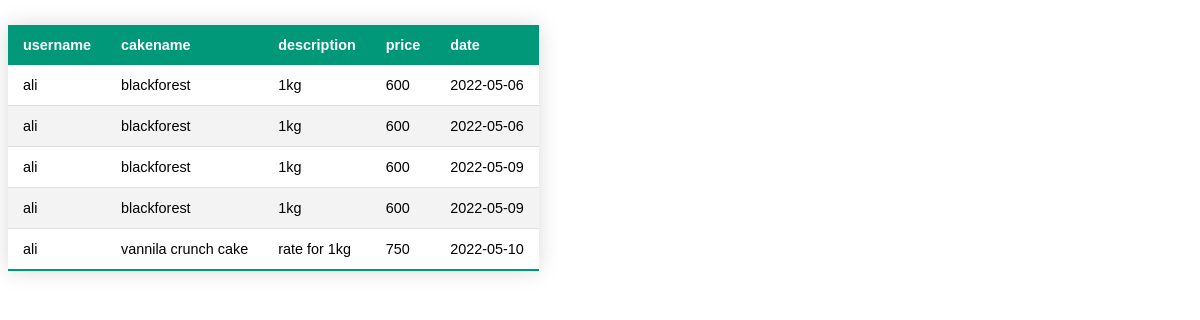
The app's page /orderdetails with its own data.
### cakeapp/models.py (models this page shows)
class Buy(models.Model):
    username=models.ForeignKey(Start,on_delete=models.CASCADE)
    cakename  = models.ForeignKey(Item, on_delete=models.CASCADE)
    date=models.CharField(max_length=30)

class Start(models.Model):
    name = models.CharField(max_length=20)
    email = models.CharField(max_length=20)
    phone = models.IntegerField()
    username = models.CharField(max_length=20)

class Item(models.Model):
    cakename = models.CharField(max_length=20)
    description = models.CharField(max_length=20)
    cakeid = models.CharField(max_length=20)
    price = models.IntegerField()
    photo = models.FileField()

### cakeapp/views.py (the view)
# urls.py: path('orderdetails', views.orderdetails, name='orderdetails'),
def orderdetails(request):
    data4 = Buy.objects.all()
    return render(request, 'orders.html', {'result4': data4})

### templates/orders.html (shortened to what this page needs)
<!DOCTYPE html>
<html lang="en">
<head>
</head>
<body>
<table class="styled-table">
    <thead>
     <tr>
     <th>username</th>
    <th>cakename</th>
    <th>description</th>
     <th>price</th>
     <th>date</th>
</tr>
      </thead>
    <tbody>
 {% for i in result4 %}
<tr>
    <td>{{i.username.username}}</td>
    <td>{{i.cakename.cakename}}</td>
     <td>{{i.cakename.description}}</td>
     <td>{{i.cakename.price}}</td>
       <td>{{i.date}}</td>
</tr>
{% endfor %}
    </tbody>
</table>
</body>
</html>

### templates/orders.html (style rules this page uses)
.styled-table { border-collapse: collapse; margin: 25px 0; font-size: 0.9em; font-family: sans-serif; min-width: 400px; box-shadow: 0 0 20px rgba(0, 0, 0, 0.15); }
.styled-table thead tr { background-color: #009879; color: #ffffff; text-align: left; }
.styled-table th, .styled-table td { padding: 12px 15px; }
.styled-table tbody tr { border-bottom: 1px solid #dddddd; }
.styled-table tbody tr:nth-of-type(even) { background-color: #f3f3f3; }
.styled-table tbody tr:last-of-type { border-bottom: 2px solid #009879; }

### records on screen
Buy: username.username "ali", cakename.cakename "blackforest", cakename.description "1kg", cakename.price "600", date "2022-05-06"
Buy: username.username "ali", cakename.cakename "blackforest", cakename.description "1kg", cakename.price "600", date "2022-05-06"
Buy: username.username "ali", cakename.cakename "blackforest", cakename.description "1kg", cakename.price "600", date "2022-05-09"
Buy: username.username "ali", cakename.cakename "blackforest", cakename.description "1kg", cakename.price "600", date "2022-05-09"
Buy: username.username "ali", cakename.cakename "vannila crunch cake", cakename.description "rate for 1kg", cakename.price "750", date "2022-05-10"
